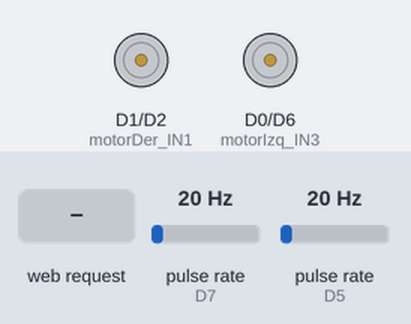
Bench run of a sketch on a simulated ESP8266 (NodeMCU). On the bench: motor-driver pin pairs drawn as motors (green arrow = first pin HIGH = forward, orange = second pin HIGH = backward, longer = more drive). Wiring (inferred from the names in the program): 2 × pulse sensor: data D7 / data D5. The inputs (shaded band) are chosen by the test bench; at power-on: pulse rate (sensors on D7, D5) 20 Hz. WiFi joins after 1.5 s; servers stay silent unless stated; what the sketch prints to the serial monitor is not drawn.

Above: at 2.7 s.
2.8 s: HTTP request GET /W received
At 3.6 s:
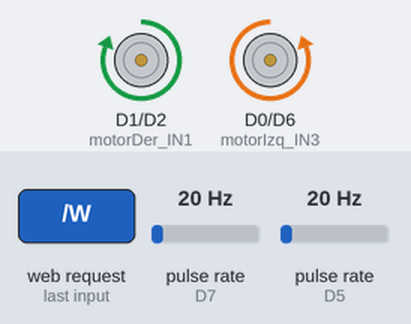
5.3 s: HTTP request GET /A received
At 5.7 s:
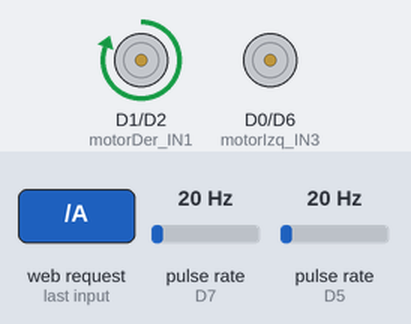
7.6 s: HTTP request GET /D received
At 8.2 s:
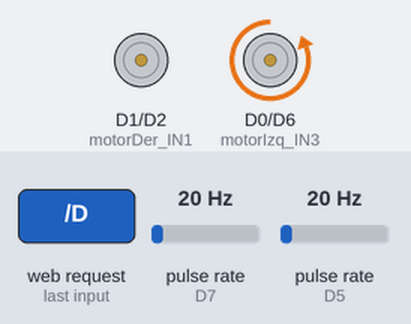
Timing chart, 0 to 10.6 s (numbered marks = the images above; inputs shaded):
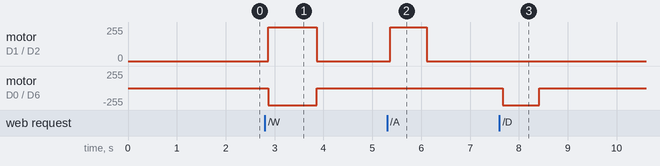

Measured:
- after the input at 2.8 s, motor on D1 (motorDer_IN1) / D2 (motorDer_IN2): stopped → forward 255/255 after 0.07 s, → stopped 1.0 s later; motor on D0 (motorIzq_IN3) / D6 (motorIzq_IN4): stopped → backward 255/255 after 0.07 s, → stopped 1.0 s later
- after the input at 5.3 s, motor on D1 (motorDer_IN1) / D2 (motorDer_IN2): stopped → forward 255/255 after 0.07 s, → stopped 0.75 s later
- after the input at 7.6 s, motor on D0 (motorIzq_IN3) / D6 (motorIzq_IN4): stopped → backward 255/255 after 0.06 s, → stopped 0.75 s later

The sketch:

control_por_comando_esp8266.ino
```cpp
#include <ESP8266WiFi.h>

// ----------------------
// CONFIGURACIÓN WIFI
// ----------------------
const char* ssid = "ErickP";
const char* password = "12345678";

WiFiServer server(5000);   // Puerto donde tu PC recibirá los datos
WiFiClient client;

// --------------------------
// Pines ESP8266
// --------------------------

const unsigned motorDer_IN1 = D1;
const unsigned motorDer_IN2 = D2;

const unsigned motorIzq_IN4 = D6;
const unsigned motorIzq_IN3 = D0;

// Sensores IR
const unsigned sensorPinDer = D5;
const unsigned sensorPinIzq = D7;

// --------------------------
// Variables encoder
// --------------------------
volatile unsigned int pulsosIzq = 0;
volatile unsigned int pulsosDer = 0;

// Datos físicos
const double numHuecosEncoder = 20.0;
const double diametroRueda = 0.06;

// Cálculos
unsigned long ultimoTiempo = 0;
float rpmIzq = 0.0;
float rpmDer = 0.0;
float velocidadIzq = 0.0;
float velocidadDer = 0.0;

// variables posicion
float xTotal = 0.0;
float yTotal = 0.0;
int theta = 0;   // grados: 0, 90, 180, 270

unsigned long ultimoCalculoDist = 0;

// ISR
void ICACHE_RAM_ATTR contarPulsoIzq() { pulsosIzq++; }
void ICACHE_RAM_ATTR contarPulsoDer() { pulsosDer++; }

void setup() {
  Serial.begin(9600);

  // Motores
  pinMode(motorDer_IN1, OUTPUT);
  pinMode(motorDer_IN2, OUTPUT);
  pinMode(motorIzq_IN4, OUTPUT);
  pinMode(motorIzq_IN3, OUTPUT);

  // Sensores
  pinMode(sensorPinDer, INPUT);
  pinMode(sensorPinIzq, INPUT);

  // Interrupciones
  attachInterrupt(digitalPinToInterrupt(sensorPinDer), contarPulsoDer, RISING);
  attachInterrupt(digitalPinToInterrupt(sensorPinIzq), contarPulsoIzq, RISING);

  Serial.println("Conectando a WiFi...");

  WiFi.begin(ssid, password);

  while (WiFi.status() != WL_CONNECTED) {
    delay(500);
    Serial.print(".");
  }

  Serial.println("\nWIFI CONECTADO");
  Serial.print("IP del ESP8266: ");
  Serial.println(WiFi.localIP());

  server.begin();
}

void loop() {

  if (!client || !client.connected()) {
    client = server.available();
  }

  if (client && client.available()) {

    char c = client.read();       // lee 1 byte
    String cmd = String(c);       // conviértelo a String
    cmd.toUpperCase();            // mayúsculas siempre

    Serial.print("Comando recibido: ");
    Serial.println(cmd);

    if (cmd == "W") {
      avanzar(1000);
    }
    else if (cmd == "A") {
      girarIzquierda90Grad();
    }
    else if (cmd == "D") {
      girarDerecha90Grad();
    }
  }
}


/**
  * @brief gira a la izquierda 90 grados respecto a la linea de trayectoria lineal (movimiento cuando los dos motores estan activos).
    Lograr girar encendiendo solo el motor derecho por un determinado intervalo de tiempo (750 milisegundos).
*/
void girarIzquierda90Grad() {
  // apagar todo antes de encender
  digitalWrite(motorIzq_IN4, LOW);
  digitalWrite(motorIzq_IN3, LOW);
  digitalWrite(motorDer_IN2, LOW);

  digitalWrite(motorDer_IN1,HIGH);
  delay(750);
  digitalWrite(motorDer_IN1, LOW);

  theta += 90;
  if(theta >= 360) theta -= 360;
}

/**
  * @brief gira a la derecha 90 grados respecto a la linea de trayectoria lineal (movimiento cuando los dos motores estan activos).
    Logra girar encendiendo solo el motor izquierdo por un determinado intervalo de tiempo (750 milisegundos).
*/
void girarDerecha90Grad() {
  // apagar todo antes de encender
  digitalWrite(motorIzq_IN3, LOW);
  digitalWrite(motorDer_IN2, LOW);
  digitalWrite(motorDer_IN1, LOW);

  digitalWrite(motorIzq_IN4,HIGH);
  delay(750);
  digitalWrite(motorIzq_IN4, LOW);

  theta -= 90;
  if(theta < 0) theta += 360;
}

void avanzar(unsigned long ms) {
  digitalWrite(motorDer_IN1, HIGH);
  digitalWrite(motorIzq_IN4, HIGH);
  delay(ms);
  digitalWrite(motorDer_IN1, LOW);
  digitalWrite(motorIzq_IN4, LOW);
}

void acumularDistancia(float d) {
  switch (theta) {

    case 0:   // mirando +X
      xTotal += d;
      break;

    case 90:  // mirando +Y
      yTotal += d;
      break;

    case 180: // mirando -X
      xTotal -= d;
      break;

    case 270: // mirando -Y
      yTotal -= d;
      break;
  }
}
```
